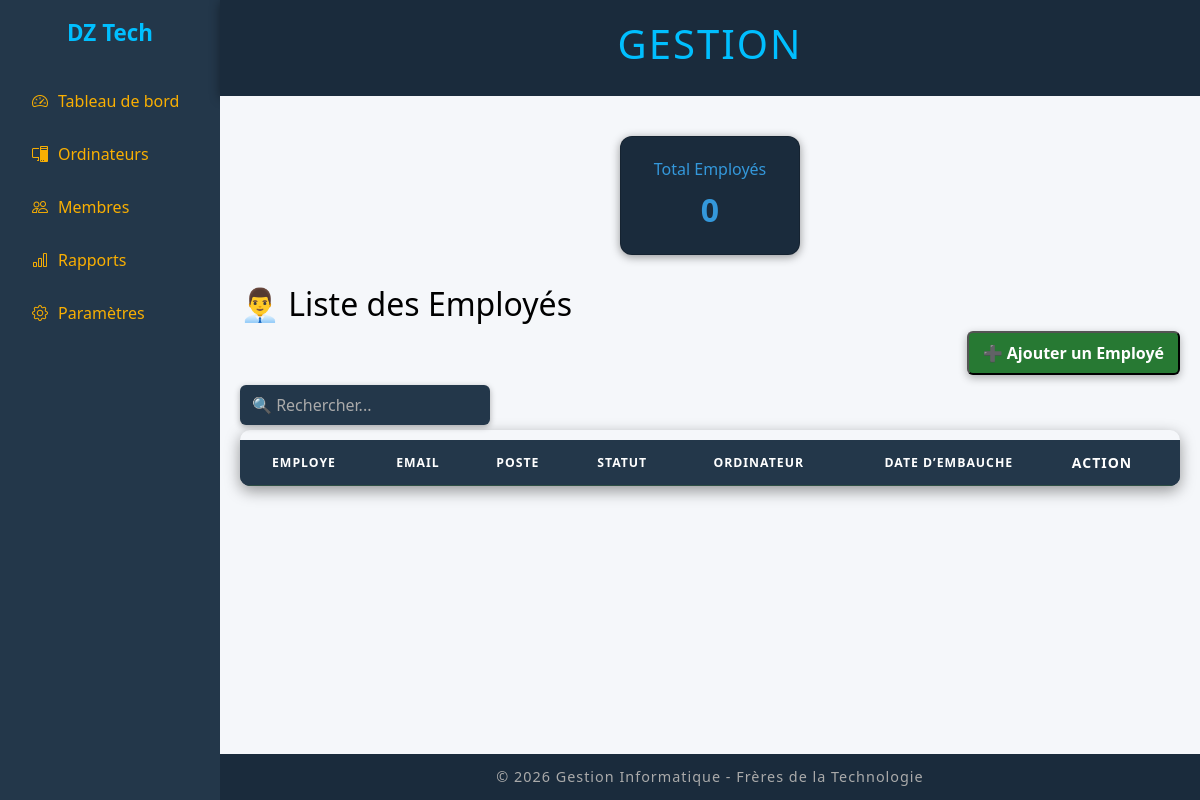
Before: /employes/ with the older database file.
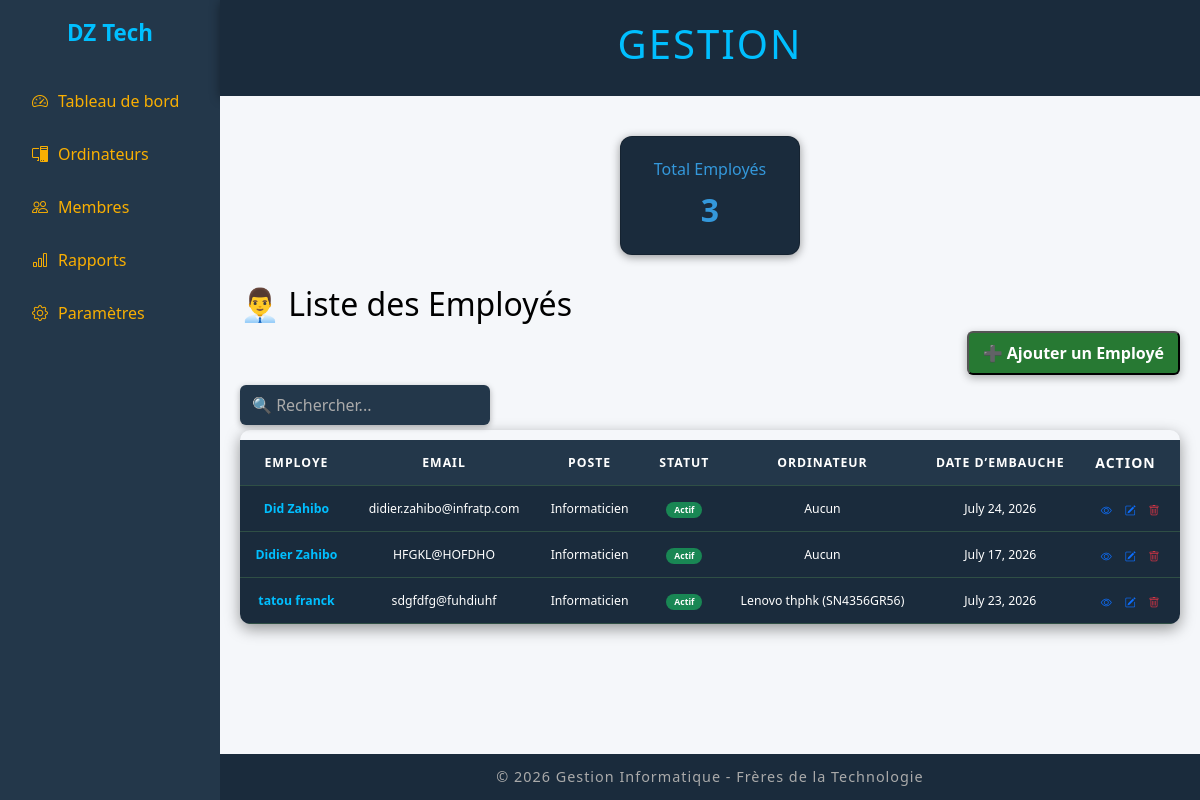
After: the same page with the newer database file.
### ordi/models.py (models this page shows, shortened)
class Employe(models.Model):
    prenom = models.CharField(max_length=100)
    nom = models.CharField(max_length=100)
    email = models.EmailField(unique=True)
    poste = models.CharField(max_length=100)
    statut = models.CharField(max_length=50, default="Actif")
    date_embauche = models.DateField(default=date.today)

class Ordinateur(models.Model):
    TYPE_CHOICES = [
        ("Bureau", "Bureau"),
        ("Portable", "Portable"),
    ]
    type = models.CharField(max_length=20, choices=TYPE_CHOICES)
    modele = models.CharField(max_length=100)
    designation = models.CharField(max_length=100)
    numero = models.CharField(max_length=100, unique=True)
    utilisateur = models.ForeignKey(Employe, on_delete=models.SET_NULL, null=True, blank=True)
    statut = models.CharField(max_length=50, choices=[
        ("Actif", "Actif"),
        ("Disponible", "Disponible"),
        ("En maintenance", "En maintenance"),
        ("Hord service", "Hord service"),
    ])
    date_achat = models.DateField(null=True, blank=True)
    garantie = models.CharField(max_length=50, null=True, blank=True)

### ordi/views.py (the view)
# urls.py: path("employes/", views.employes, name="employes"),   # liste
def employes(request):
    employes = Employe.objects.all()
    return render(request, "employe.html", {"employes": employes})

### gesionordi/templates/employe.html (shortened to what this page needs)
{% extends "base.html" %}
{% block content %}
<section class="cards">
  <div class="card blue">Total Employés<br><span>{{ employes|length }}</span></div>
</section>
<h2>👨‍💼 Liste des Employés</h2>
<div class="actions">
  <button class="btn-create" onclick="openModal()">➕ Ajouter un Employé</button>
</div>
<input type="text" id="searchEmploye" placeholder="🔍 Rechercher..." class="search-input">
<div class="table-wrapper">
  <table id="employeTable">
    <thead>
      <tr class="small">
        <th style="text-align: center"class="small">Employe</th>
        <th style="text-align: center"class="small">Email</th>
        <th style="text-align: center"class="small">Poste</th>
        <th style="text-align: center"class="small">Statut</th>
        <th style="text-align: center"class="small">Ordinateur</th>
        <th style="text-align: center"class="small">Date d’embauche</th>
        <th>Action</th>
      </tr>
    </thead>
     <tbody>
        {% for emp in employes %}
        <tr class="small">
          <td style="text-align: center;" class="small">
            {{ emp.prenom }} {{ emp.nom }}
          </td>
          <td style="text-align: center;"class="small">{{ emp.email }}</td>
          <td style="text-align: center;"class="small">{{ emp.poste }}</td>
          <td style="text-align: center;"class="small">
            {% if emp.statut == "Actif" %}
              <span class="badge bg-success">Actif</span>
            {% elif emp.statut == "En congé" %}
              <span class="badge bg-primary">En congé</span>
            {% elif emp.statut == "Inactif" %}
              <span class="badge bg-danger">Inactif</span>
            {% else %}
              <span class="badge bg-secondary">{{ emp.statut }}</span>
            {% endif %}
          </td>
          <td style="text-align: center;"class="small">
            {% for pc in emp.ordinateur_set.all %}
              {{ pc.modele }} ({{ pc.numero }}){% if not forloop.last %}, {% endif %}
            {% empty %}
              Aucun
            {% endfor %}
          </td>
          <td style="text-align: center;"class="small">{{ emp.date_embauche }}</td>
          <td class="actions">
            <a href="javascript:void(0)"
              class="btn-action"
              title="Détails"
              onclick="openDetailEmploye('{{ emp.prenom }}','{{ emp.nom }}','{{ emp.email }}',
              '{{ emp.poste }}','{{ emp.statut }}','{% for pc in emp.ordinateur_set.all %}{{ pc.modele }} ({{ pc.numero }}){% if not forloop.last %}, {% endif %}{% endfor %}',
              '{{ emp.date_embauche }}')">
              <i class="bi bi-eye"></i>
            </a>
            <a href="javascript:void(0)"
              class="btn-action"
              title="Modifier"
              onclick="openEditEmploye('{{ emp.id }}','{{ emp.prenom }}','{{ emp.nom }}','{{ emp.email }}',
              '{{ emp.poste }}','{{ emp.statut }}','{% for pc in emp.ordinateur_set.all %}{{ pc.modele }} ({{ pc.numero }}){% if not forloop.last %}, {% endif %}{% endfor %}',
              '{{ emp.date_embauche|date:'Y-m-d'}}')">
              <i class="bi bi-pencil-square"></i>
            </a>
            <a href="javascript:void(0)"
              class="btn-action text-danger"
              title="Supprimer"
              onclick="openDeleteModal('{% url 'supprimer_employe' emp.id %}')">
              <i class="bi bi-trash"></i>
            </a>
          </td>
        </tr>
        {% endfor %}
      </tbody>
  </table>
</div>
{% endblock %}

Changed rows visible on the page:
added Employe: prenom "Did", nom "Zahibo", email "didier.zahibo@infratp.com", poste "Informaticien", statut "Actif", date_embauche "July 24, 2026"
added Employe: prenom "Didier", nom "Zahibo", email "HFGKL@HOFDHO", poste "Informaticien", statut "Actif", date_embauche "July 17, 2026"
added Employe: prenom "tatou", nom "franck", email "sdgfdfg@fuhdiuhf", poste "Informaticien", statut "Actif", date_embauche "July 23, 2026"
now on this page (row edited): Ordinateur: modele "Lenovo thphk", numero "SN4356GR56"
Other visible differences:
{{ employes|length }}: "0" → "3"
